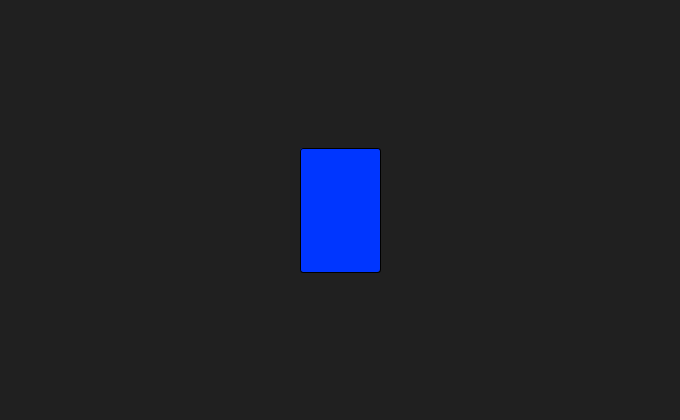
Frame 1 (no input)
Frame 60 (the mouse pressed at the canvas centre just before this capture): identical to frame 1, image omitted
Frame 120 (the mouse held since frame 60 and released just before this capture): identical to frame 1, image omitted

The Processing sketch that drew this single still picture (run headless with seeded random() and noise(); from frame 60 on, the mouse is pressed at the canvas centre):

// Processing sketch: sketch_03_12_Draggable
// ── sketch_03_12_Draggable.pde
// 1. This example shows implementations for both rectMode(CENTER)
//    and rectMode(CORNER). Think about how you might do this for
//    other rectModes.
int rectMode = CENTER;

// 2. A draggable object can be made both with and without vectors.
// PVector p, mOffset;
float x, y, mOffsetX, mOffsetY;
float w, h, cornerRounding, 
  left, right, top, bottom, 
  smoothing;

color defaultColor, dragColor, currentColor, targetColor, hoverColor;

void setup() {
  size(680, 420);
  background(64);
  rectMode(rectMode);

  w = 80;
  h = 124;
  cornerRounding = 3.0;

  // 3. Depending on how we draw the rectangle, we may want
  //    to position it differently.
  if (rectMode == CENTER) {
    // p = new PVector(width / 2.0, height / 2.0);
    x = width / 2.0;
    y = height / 2.0;
  } else if (rectMode == CORNER) {
    // p = new PVector(width / 2.0 - w / 2.0, height / 2.0 - h / 2.0);
    x = width / 2.0 - w / 2.0;
    y = height / 2.0 - h / 2.0;
  }

  // 4. Linear interpolation is the process of easing a value's
  //    transition from its present value toward a target value.
  //    This is the smoothing factor. The smaller the decimal (the
  //    larger the value of the divisor of the fraction), the
  //    more sluggish the draggable item will be.
  smoothing = 0.325;

  defaultColor = color(0, 54, 255);
  hoverColor = color(255, 255, 54);
  dragColor = color(255, 54, 255);
  currentColor = defaultColor;
}

void draw() {
  background(32);

  if (mouseX > left && mouseY > top && mouseX < right && mouseY < bottom) {
    if (!mousePressed) {
      targetColor = hoverColor;
    } else {
      targetColor = dragColor;
    }
  } else {
    targetColor = defaultColor;
  }


  currentColor = lerpColor(currentColor, targetColor, smoothing / 3.0);
  fill(currentColor);
  // rect(p.x, p.y, w, h, cornerRounding);
  rect(x, y, w, h, cornerRounding);
}


void mouseDragged() {
  // 5. When checking to see if the mouse is inside the bounds of
  //    a rectangle, 
  if (rectMode == CORNER) {
    left = x;
    right = x + w;
    top = y;
    bottom = y + h;
    mOffsetX = mouseX - w / 2.0;
    mOffsetY = mouseY - h / 2.0;

    //left = p.x;
    //right = p.x + w;
    //top = p.y;
    //bottom = p.y + h;
    //mOffset = new PVector(mouseX - w / 2.0, mouseY - h / 2.0);
  } else if (rectMode == CENTER) {
    left = x - w / 2.0;
    right = x + w / 2.0;
    top = y - h / 2.0;
    bottom = y + h / 2.0;
    mOffsetX = mouseX;
    mOffsetY = mouseY;

    //left = p.x - w / 2.0;
    //right = p.x + w / 2.0;
    //top = p.y - h / 2.0;
    //bottom = p.y + h / 2.0;
    //mOffset = new PVector(mouseX, mouseY);
  }

  if (mouseX > left && mouseY > top && mouseX < right && mouseY < bottom) {
    x = x + smoothing * (mOffsetX - x);
    y = y + smoothing * (mOffsetY - y);
    //p.lerp(mOffset, smoothing);
  }
}
